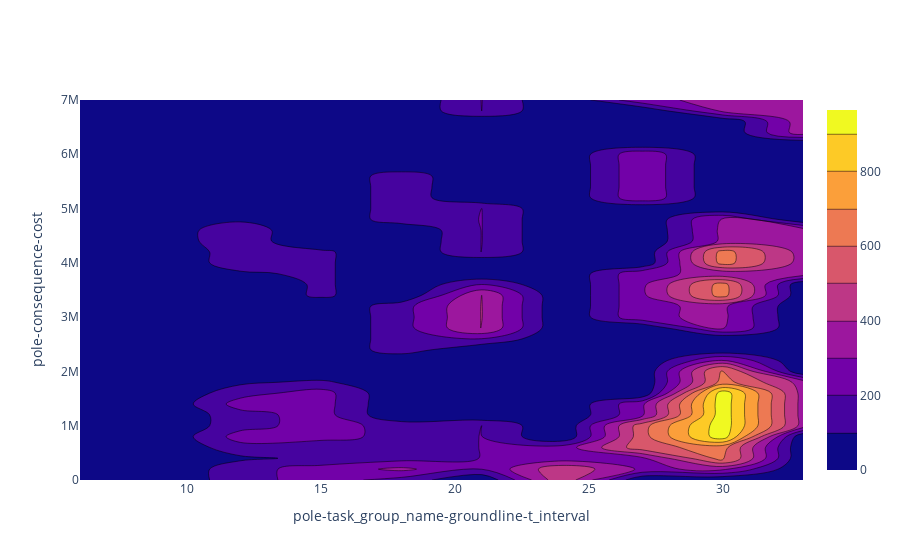

The notebook cell saved with this chart:
### Code cell
x_axis = 'pole-task_group_name-groundline-t_interval'
y_axis = 'pole-consequence-cost'
z_axis = 'value_lost'

make_contour_plot(df_total, x_axis=x_axis, y_axis=y_axis, z_axis=z_axis)

### Figure 1 — Plotly figure (JSON) as saved in the notebook; plotly's stock layout.template omitted (floating-point values rounded to 4 significant figures; data arrays with more than 128 entries replaced by an {"elided": "..."} marker saying what was removed)
{"data": [{"type": "contour", "x": [6, 9, 12, 15, 18, 21, 24, 27, 30, 33, 36, 39, 42, 45, 48, 51, 54, 57, 60, 63, 66, 69, 72, 75, 78, 81, 84, 87, 90, 93, 96, 99, 102, 105, 108, 111], "y": [0, 200000, 400000, 600000, 800000, 1000000, 1200000, 1400000, 1600000, 1800000], "z": {"elided": "36x10 float values"}}], "layout": {"legend": {"title": {"text": "value_lost"}}, "xaxis": {"title": {"text": "pole-task_group_name-groundline-t_interval"}}, "yaxis": {"title": {"text": "pole-consequence-cost"}}}}
